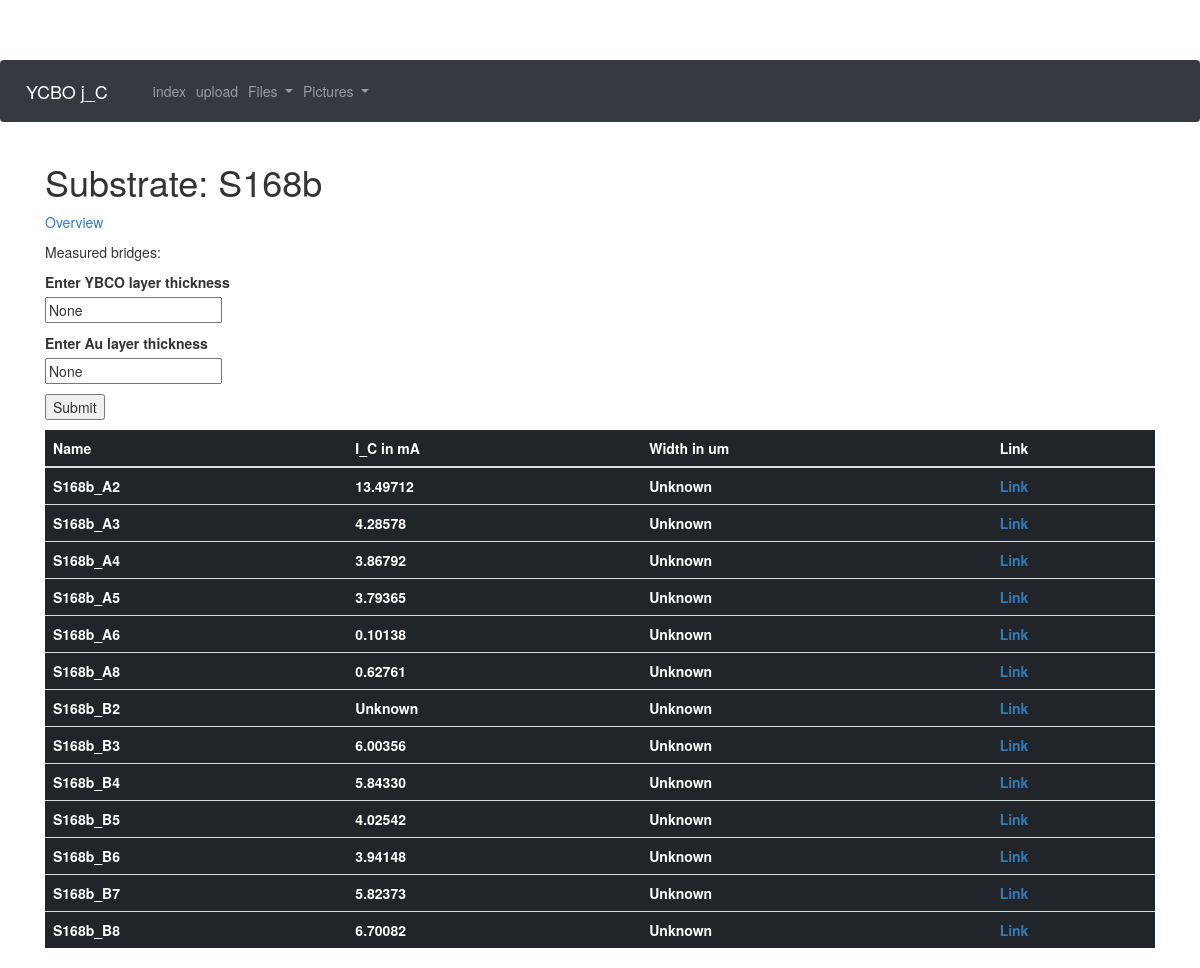
/substrate/S168b, run on the app's committed database.
### app/models.py (models this page shows, shortened)
class Substrate(db.Model):
    id = db.Column(db.Integer, primary_key = True)
    substratename = db.Column(db.String(32))
    Au_layer = db.Column(db.Integer)
    YBCO_layer = db.Column(db.Integer)
    bridges = db.relationship("Bridge", backref = "substrate", lazy="dynamic")

class Bridge(db.Model):
    id = db.Column(db.Integer, primary_key = True)
    substrate_id = db.Column(db.Integer, db.ForeignKey("substrate.id"))
    bridgename = db.Column(db.String(32))
    j_C = db.Column(db.Float)
    res = db.Column(db.Float)
    bridgewitdh = db.Column(db.Float)
    documents = db.relationship("Document", backref = "bridge", lazy = "dynamic")
    pictures = db.relationship("Picture", backref = "bridge", lazy = "dynamic")

### app/routes.py (the view)
@app.route("/substrate/<substratename>", methods=["POST","GET"])
def substrate(substratename):
    substrate = Substrate.query.filter_by(substratename=substratename).first_or_404()
    form = SubstrateEditForm()
    form.YBCO_layer.default = substrate.YBCO_layer
    form.Au_layer.default = substrate.Au_layer
    if request.method =="POST":
        if form.submit_layer.data:
            substrate.YBCO_layer = form.YBCO_layer.data
            substrate.Au_layer = form.Au_layer.data
            db.session.add(substrate)
            db.session.commit()
    return render_template("substrate.html", substrate = substrate, form = form)

### app/forms.py
class SubstrateEditForm(FlaskForm):
    YBCO_layer = StringField("Enter YBCO layer thickness")
    Au_layer = StringField("Enter Au layer thickness")
    submit_layer = SubmitField("Submit")

### app/templates/substrate.html (shortened to what this page needs)
{% extends "base.html" %}
{% block content %}
<h1>Substrate: {{substrate.substratename}}</h1>
<p><a href="{{url_for('index')}}">Overview</a></p>
<p>Measured bridges:<p>
<form action="" method="post">
  <p>
    {{ form.YBCO_layer.label }}<br>
    {{ form.YBCO_layer(value=form.YBCO_layer.default) }}
  </p>
  <p>
    {{ form.Au_layer.label }}<br>
    {{ form.Au_layer(value=form.Au_layer.default) }}
  </p>
  <p>{{ form.submit_layer() }}</p>
</form>
<table class="table table-dark">
  <thead>
    <tr>
      <th scope="col">Name</th>
      <th scope="col">I_C in mA</th>
      <th scope="col">Width in um</th>
      <th scope="col">Link</th>
    </tr>
  </thead>
  <tbody>
    {% for bridge in substrate.bridges.all() %}
    <tr>
      <th scope="row">{{ bridge.bridgename }}</th>
      <th>{% if bridge.j_C %}{{ "%.5f"%bridge.j_C }}{% else %}Unknown{% endif %}</th>
      <th>{% if bridge.bridgewitdh %}{{ "%.5f"%bridge.bridgewitdh }}{% else %}Unknown{% endif %}</th>
      <th><a href="{{url_for('bridge', bridgename = bridge.bridgename) }}">Link</a></th>
    </tr>
    {% endfor %}
  </tbody>
</table>
{% endblock %}

### app/templates/base.html (style rules this page uses)
body { padding-top: 60px; }

### data on the page
Substrate: substratename "S168b"
Bridge: bridgename "S168b_A2", j_C "13.49712", shows "Unknown"
Bridge: bridgename "S168b_A3", j_C "4.28578", shows "Unknown"
Bridge: bridgename "S168b_A4", j_C "3.86792", shows "Unknown"
Bridge: bridgename "S168b_A5", j_C "3.79365", shows "Unknown"
Bridge: bridgename "S168b_A6", j_C "0.10138", shows "Unknown"
Bridge: bridgename "S168b_A8", j_C "0.62761", shows "Unknown"
Bridge: bridgename "S168b_B2", shows "Unknown"
Bridge: bridgename "S168b_B3", j_C "6.00356", shows "Unknown"
Bridge: bridgename "S168b_B4", j_C "5.84330", shows "Unknown"
Bridge: bridgename "S168b_B5", j_C "4.02542", shows "Unknown"
Bridge: bridgename "S168b_B6", j_C "3.94148", shows "Unknown"
Bridge: bridgename "S168b_B7", j_C "5.82373", shows "Unknown"
Bridge: bridgename "S168b_B8", j_C "6.70082", shows "Unknown"
